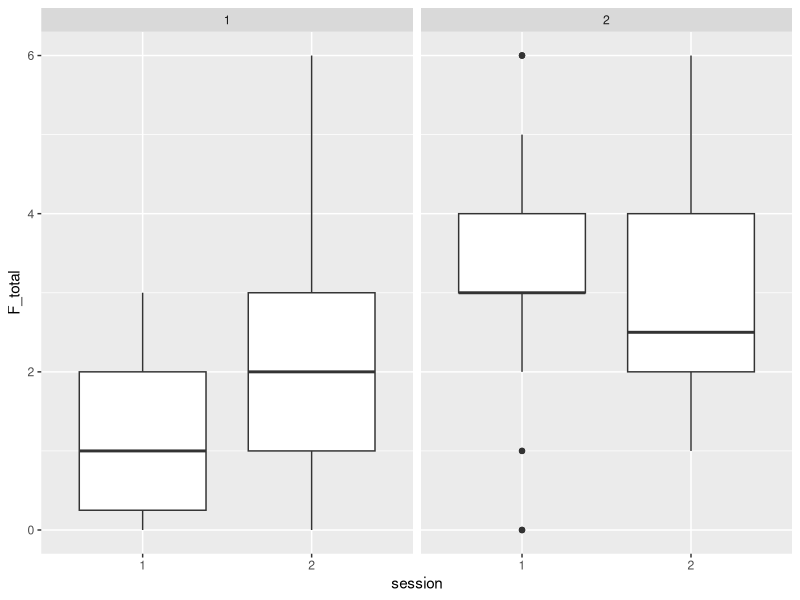
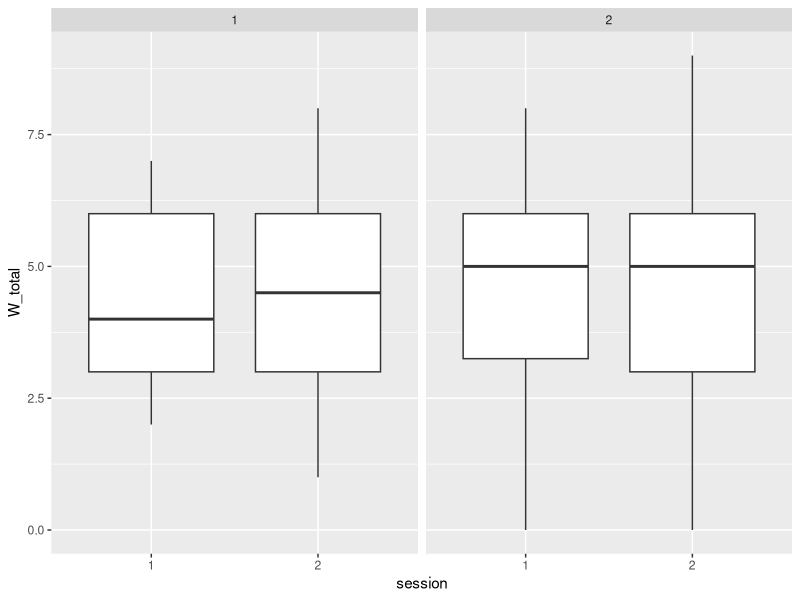
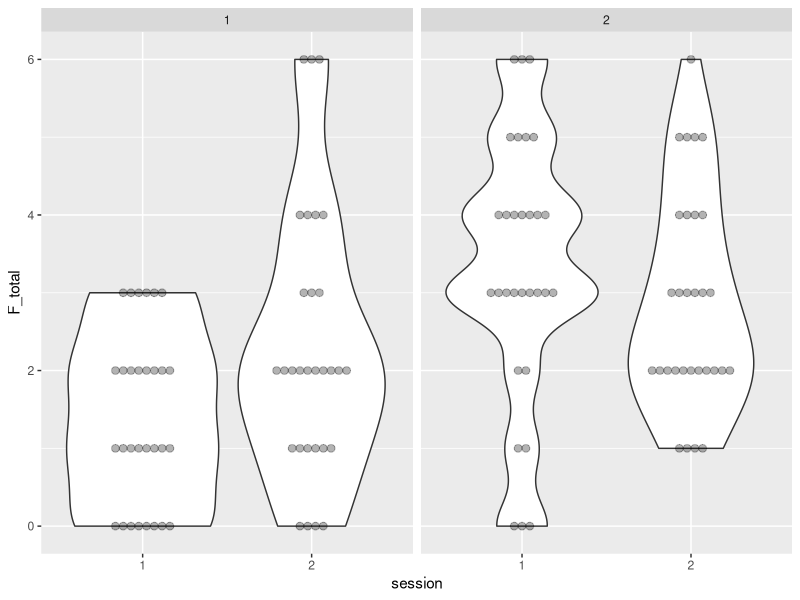
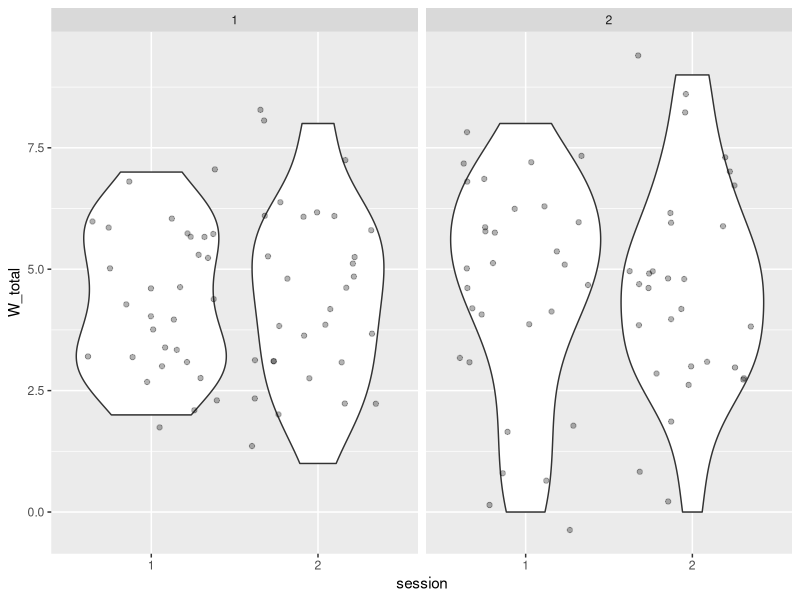
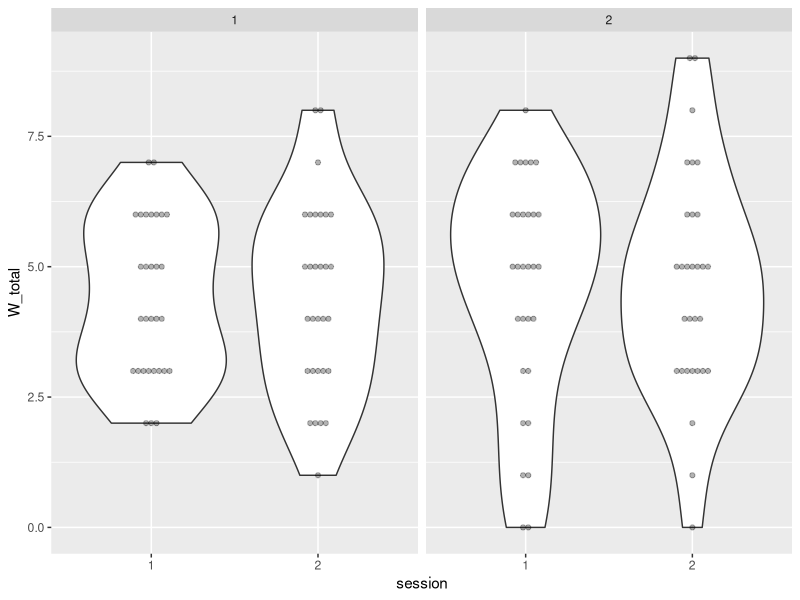

Reproduce these figures in R, in order.
## ---- chunk 1
library(broom)
library(tidyverse)

## ---- chunk 2
# simulating data
# This chunk run well after clicking 'run' but somehow had error when I knitted ('%>%' does not exist). So, I cannot submit html document.
set.seed(1)
df_f <- data.frame(id = rep(1:60, each = 2) %>% as.character,
                 session = rep(2:1, 60),
                 group = rep(1:2, each = 60),
                 F1 = sample.int(4, 120, replace = T) - 1,
                 F2 = sample.int(4, 120, replace = T) - 1,
                 F3 = (sample.int(4, 120, replace = T) - 1)) %>%
  mutate(F3 = F3*(session-1), F2 = F2*(group-1)*(2-session)) %>%
  mutate(group = factor(group))

df_w <- data.frame(id = rep(1:60, each = 2) %>% as.character,
                 session = rep(1:2, 60) %>% factor,
                 group = rep(1:2, each = 60) %>% factor,
                 W1 = sample.int(4, 120, replace = T) - 1,
                 W2 = sample.int(4, 120, replace = T) - 1,
                 W3 = sample.int(4, 120, replace = T) - 1)
## ---- chunk 3
df_f <- df_f  %>% 
  mutate(session = as.factor(session)) # many errors occurred when I tried to change the type of 'session' and 'group'. Q: I still did not understand why only factor works.

df <- full_join(df_f, df_w, by = c("id" = "id", "session" = "session", "group" = "group"), suffix = c("_f", "_w")) 

head(df)

## ---- chunk 4
df$F_total <- rowSums(df[, c('F1', 'F2', 'F3')])

df$W_total <- rowSums(df[, c('W1', 'W2', 'W3')]) 

# I searched all the material and did not find row or column sums were taught. Why it could be an exercise?

head(df)

## ---- chunk 5
df %>%
  ggplot(aes(session, F_total)) + 
  geom_boxplot() +
  facet_wrap(~group)

df %>%
  ggplot(aes(session, W_total)) + 
  geom_boxplot() +
  facet_wrap(~group)

## ---- chunk 6
# try more
df %>%
  ggplot(aes(session, F_total)) + 
  geom_violin() +
  geom_dotplot(binaxis = "y", stackdir = "center", alpha = .3, binwidth = .1) +
  facet_wrap(~group)

# Q: Is binwidth set without specific standard ('exploring multiple widths to find the best to illustrate the stories in your data')? I found the pots was too big when binwidth = 1 (according to data_wrangling_and_plotting_week3)?.

df %>%
  ggplot(aes(session, W_total)) + 
  geom_violin() +
  geom_jitter(alpha = .3) +
  facet_wrap(~group)

# Q: Is the distribution is the original without any calculating or rotation? If so, I prefer this plot to the next one.

# ['The jitter geom is a convenient shortcut for geom_point(position = "jitter"). It adds a small amount of random variation to the location of each point, and is a useful way of handling overplotting caused by discreteness in smaller datasets.']

df %>%
  ggplot(aes(session, W_total)) + 
  geom_violin() +
  geom_dotplot(binaxis = "y", stackdir = "center", alpha = .3, binwidth = .1) +
  facet_wrap(~group)

# ['stackdir: which direction to stack the dots. "up" (default), "down", "center", "centerwhole" (centered, but with dots aligned)']

## ---- chunk 7
# where is 'DV'?
# LM with an interaction effect
F_total.model.1 <- lm(F_total ~ session * group, data = df)

summary(F_total.model.1)

## ---- chunk 8
grouped_F_total1 <- df %>%
  group_by(group)

grouped_F_total1 %>%
  summarise(F_total1 = mean(F_total))

grouped_F_total2 <- df %>%
  group_by(session)

grouped_F_total2 %>%
  summarise(F_total2 = mean(F_total))

## ---- chunk 9

## ---- chunk 10
# Sorry, recently I have other urgent task for my article and do not have enough time to do this part.

